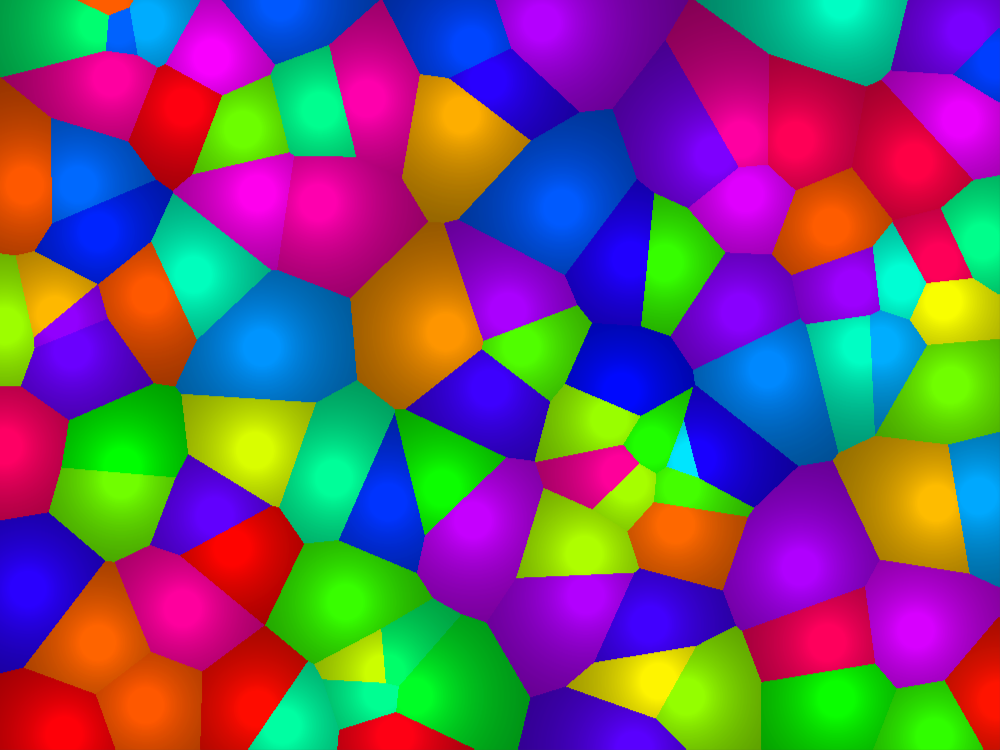
Frame 1 (no input)
Frame 60 (no input): identical to frame 1, image omitted
Frame 120 (the mouse pressed at the canvas centre since frame 60): identical to frame 1, image omitted

The p5.js sketch that drew this single still picture (run headless with seeded random() and noise() and a simulated clock; from frame 60 on, the mouse is pressed at the canvas centre):

// p5.js sketch
// ── sketch.js
function createPoints() {
    let points = [];
    colorMode(HSB, 360, 100, 100, 100)
    for (let i = 0; i < 100; i++) {
        points.push(
            {
                x: random(0, width),
                y: random(0, height),
                hue: random(0, 360),
                pixels: []
            }
        )
    }
    return points;
}

function findClosestPoint(points, x, y) {
    let min = 1000000;
    let minIndex = 0;
    for (let k = 0; k < points.length; k++) {
        const d = dist(x, y, points[k].x, points[k].y);
        if (d < min) {
            min = d;
            minIndex = k;
        }
    }
    return points[minIndex];
}

function drawVoronoi(points) {
    strokeWeight(2);

    for (let i = 0; i < width; i++) {
        for (let j = 0; j < height; j++) {
            const closest = findClosestPoint(points, i, j);
            closest.pixels.push({x: i, y: j});
            let d = dist(i, j, closest.x, closest.y);
            stroke(color(closest.hue, 100, 20 + 100 / (1 + d / 70)));
            point(i, j);
        }
    }
}

function drawPoints(points) {
    stroke(color("black"));
    for (let i = 0; i < points.length; i++) {
        fill(color("white"));
        strokeWeight(1);
        ellipse(points[i].x, points[i].y, 5, 5);
    }
}

function drawCentroids(points) {
    stroke(color("white"));
    for (let i = 0; i < points.length; i++) {
        let sumX = 0;
        let sumY = 0;
        for (let j = 0; j < points[i].pixels.length; j++) {
            sumX += points[i].pixels[j].x;
            sumY += points[i].pixels[j].y;
        }
        const x = sumX / points[i].pixels.length;
        const y = sumY / points[i].pixels.length;
        fill(color("black"));
        strokeWeight(1);
        ellipse(x, y, 5, 5);
    }
}

function setup() {
    createCanvas(1000, 750);
    background(64);
    const points = createPoints();
    drawVoronoi(points);
    //drawPoints(points);
    //drawCentroids(points);
}

function draw() {
}
